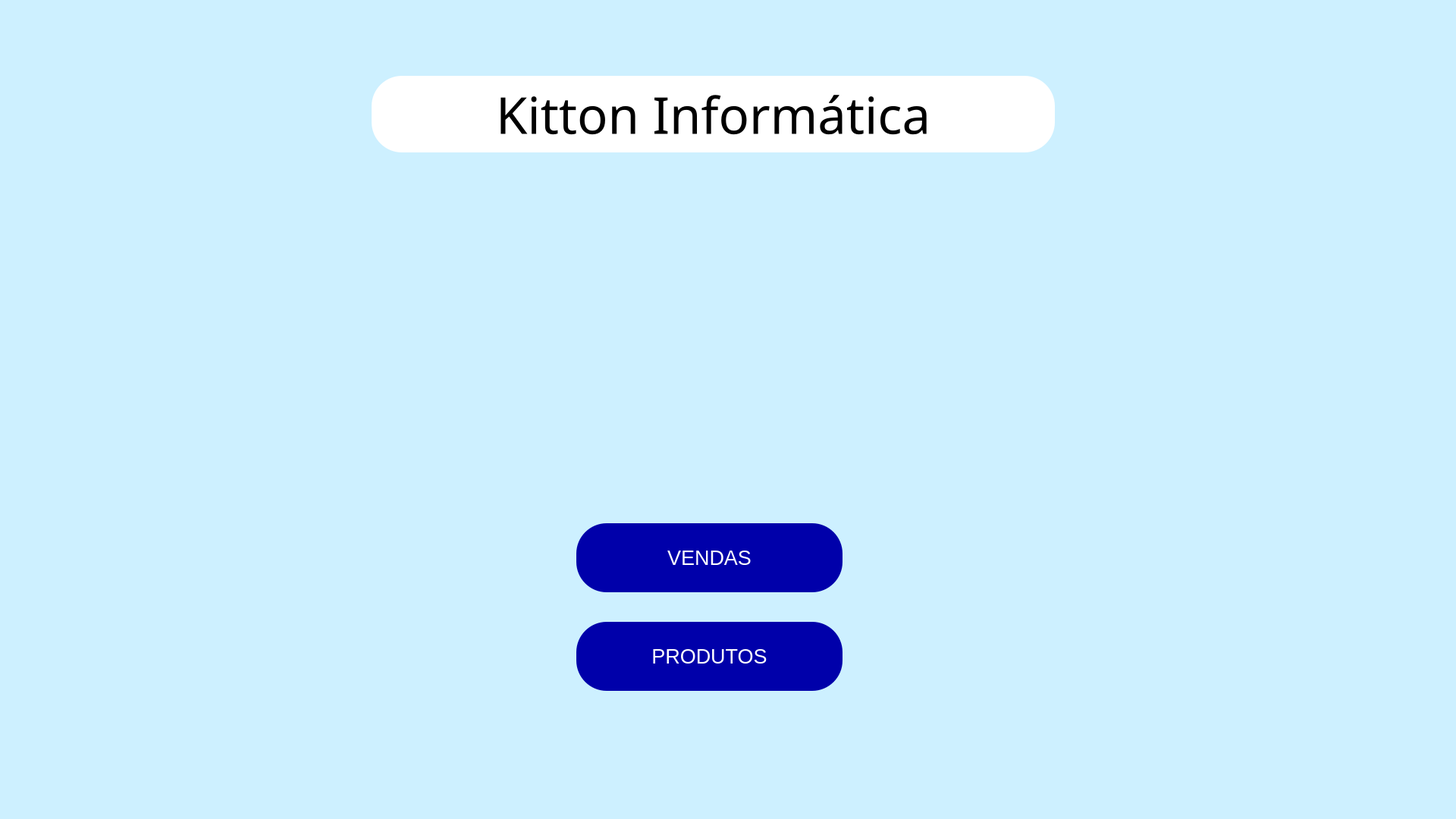
<?xml version="1.0" encoding="UTF-8"?>
<ui version="4.0">
 <class>MainWindow</class>
 <widget class="QMainWindow" name="MainWindow">
  <property name="geometry">
   <rect>
    <x>0</x>
    <y>0</y>
    <width>1920</width>
    <height>1080</height>
   </rect>
  </property>
  <property name="windowTitle">
   <string>Kitton Informática - Inicial</string>
  </property>
  <property name="windowIcon">
   <iconset>
    <normaloff>Imagens/Logomarca Ícone.ico</normaloff>Imagens/Logomarca Ícone.ico</iconset>
  </property>
  <property name="styleSheet">
   <string notr="true">background-color: rgb(205, 240, 255);</string>
  </property>
  <widget class="QWidget" name="centralwidget">
   <widget class="QLabel" name="titulo">
    <property name="geometry">
     <rect>
      <x>490</x>
      <y>100</y>
      <width>901</width>
      <height>101</height>
     </rect>
    </property>
    <property name="font">
     <font>
      <family>Segoe Print</family>
      <pointsize>50</pointsize>
     </font>
    </property>
    <property name="styleSheet">
     <string notr="true">background-color: rgb(255, 255, 255);
border-radius:40px;</string>
    </property>
    <property name="text">
     <string>Kitton Informática</string>
    </property>
    <property name="alignment">
     <set>Qt::AlignCenter</set>
    </property>
   </widget>
   <widget class="QPushButton" name="botaoVendas">
    <property name="geometry">
     <rect>
      <x>760</x>
      <y>690</y>
      <width>351</width>
      <height>91</height>
     </rect>
    </property>
    <property name="font">
     <font>
      <family>Arial</family>
      <pointsize>20</pointsize>
     </font>
    </property>
    <property name="cursor">
     <cursorShape>PointingHandCursor</cursorShape>
    </property>
    <property name="styleSheet">
     <string notr="true">QPushButton
{
background-color: rgb(0, 0, 170);
color: rgb(255, 255, 255);
border-radius:40px;
}
QPushButton:hover{
background-color: rgb(255, 255, 255);
	color: rgb(0, 0, 0);
}
</string>
    </property>
    <property name="text">
     <string>VENDAS</string>
    </property>
   </widget>
   <widget class="QPushButton" name="botaoProdutos">
    <property name="geometry">
     <rect>
      <x>760</x>
      <y>820</y>
      <width>351</width>
      <height>91</height>
     </rect>
    </property>
    <property name="font">
     <font>
      <family>Arial</family>
      <pointsize>20</pointsize>
     </font>
    </property>
    <property name="cursor">
     <cursorShape>PointingHandCursor</cursorShape>
    </property>
    <property name="styleSheet">
     <string notr="true">QPushButton
{
background-color: rgb(0, 0, 170);
color: rgb(255, 255, 255);
border-radius:40px;
}
QPushButton:hover{
background-color: rgb(255, 255, 255);
	color: rgb(0, 0, 0);
}
</string>
    </property>
    <property name="text">
     <string>PRODUTOS</string>
    </property>
   </widget>
   <widget class="QLabel" name="logomarca">
    <property name="geometry">
     <rect>
      <x>800</x>
      <y>310</y>
      <width>281</width>
      <height>291</height>
     </rect>
    </property>
    <property name="text">
     <string/>
    </property>
    <property name="pixmap">
     <pixmap>Imagens/Logomarca.png</pixmap>
    </property>
   </widget>
  </widget>
  <widget class="QMenuBar" name="menubar">
   <property name="geometry">
    <rect>
     <x>0</x>
     <y>0</y>
     <width>1920</width>
     <height>26</height>
    </rect>
   </property>
  </widget>
  <widget class="QStatusBar" name="statusbar"/>
 </widget>
 <resources/>
 <connections/>
</ui>
